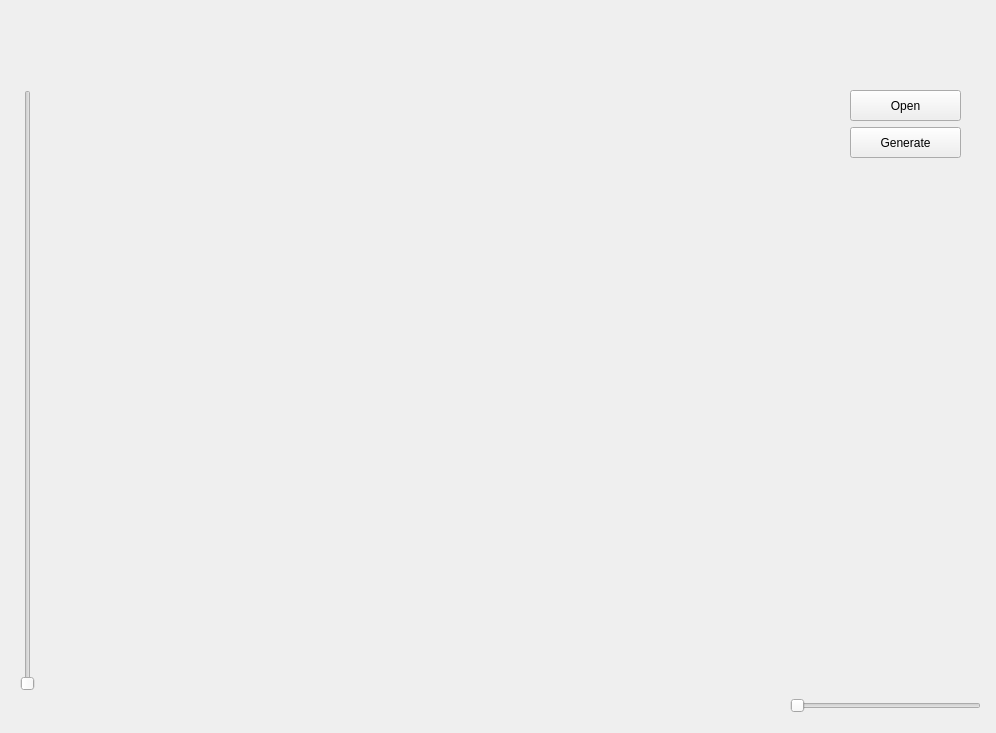
<?xml version="1.0" encoding="UTF-8"?>
<ui version="4.0">
 <class>MainWindow</class>
 <widget class="QMainWindow" name="MainWindow">
  <property name="geometry">
   <rect>
    <x>0</x>
    <y>0</y>
    <width>996</width>
    <height>733</height>
   </rect>
  </property>
  <property name="windowTitle">
   <string>MainWindow</string>
  </property>
  <widget class="QWidget" name="centralwidget">
   <widget class="QPushButton" name="btn_generate">
    <property name="geometry">
     <rect>
      <x>850</x>
      <y>127</y>
      <width>111</width>
      <height>31</height>
     </rect>
    </property>
    <property name="text">
     <string>Generate</string>
    </property>
   </widget>
   <widget class="QPushButton" name="btn_open">
    <property name="geometry">
     <rect>
      <x>850</x>
      <y>90</y>
      <width>111</width>
      <height>31</height>
     </rect>
    </property>
    <property name="text">
     <string>Open</string>
    </property>
   </widget>
   <widget class="QSlider" name="slider_iterations">
    <property name="geometry">
     <rect>
      <x>790</x>
      <y>690</y>
      <width>191</width>
      <height>31</height>
     </rect>
    </property>
    <property name="orientation">
     <enum>Qt::Horizontal</enum>
    </property>
   </widget>
   <widget class="QSlider" name="slider_scale">
    <property name="geometry">
     <rect>
      <x>20</x>
      <y>90</y>
      <width>16</width>
      <height>601</height>
     </rect>
    </property>
    <property name="orientation">
     <enum>Qt::Vertical</enum>
    </property>
   </widget>
   <widget class="QLabel" name="label_status">
    <property name="geometry">
     <rect>
      <x>830</x>
      <y>650</y>
      <width>151</width>
      <height>21</height>
     </rect>
    </property>
    <property name="text">
     <string/>
    </property>
   </widget>
   <widget class="QLabel" name="label_canvas">
    <property name="geometry">
     <rect>
      <x>40</x>
      <y>80</y>
      <width>800</width>
      <height>600</height>
     </rect>
    </property>
    <property name="text">
     <string/>
    </property>
   </widget>
  </widget>
 </widget>
 <resources/>
 <connections/>
</ui>
